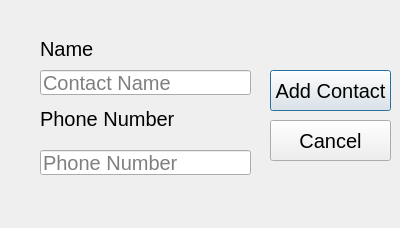
<?xml version="1.0" encoding="UTF-8"?>
<ui version="4.0">
 <class>Add_Contacts</class>
 <widget class="QDialog" name="Add_Contacts">
  <property name="geometry">
   <rect>
    <x>0</x>
    <y>0</y>
    <width>400</width>
    <height>228</height>
   </rect>
  </property>
  <property name="windowTitle">
   <string>Dialog</string>
  </property>
  <widget class="QLabel" name="label">
   <property name="geometry">
    <rect>
     <x>40</x>
     <y>40</y>
     <width>67</width>
     <height>17</height>
    </rect>
   </property>
   <property name="font">
    <font>
     <pointsize>15</pointsize>
    </font>
   </property>
   <property name="text">
    <string>Name</string>
   </property>
  </widget>
  <widget class="QLineEdit" name="Contact_Name_Line_add">
   <property name="geometry">
    <rect>
     <x>40</x>
     <y>70</y>
     <width>211</width>
     <height>25</height>
    </rect>
   </property>
   <property name="font">
    <font>
     <pointsize>15</pointsize>
    </font>
   </property>
   <property name="placeholderText">
    <string>Contact Name</string>
   </property>
  </widget>
  <widget class="QLabel" name="label_2">
   <property name="geometry">
    <rect>
     <x>40</x>
     <y>110</y>
     <width>161</width>
     <height>17</height>
    </rect>
   </property>
   <property name="font">
    <font>
     <pointsize>15</pointsize>
    </font>
   </property>
   <property name="text">
    <string>Phone Number</string>
   </property>
  </widget>
  <widget class="QLineEdit" name="Phone_Number_Line_add">
   <property name="geometry">
    <rect>
     <x>40</x>
     <y>150</y>
     <width>211</width>
     <height>25</height>
    </rect>
   </property>
   <property name="font">
    <font>
     <pointsize>15</pointsize>
    </font>
   </property>
   <property name="placeholderText">
    <string>Phone Number</string>
   </property>
  </widget>
  <widget class="QPushButton" name="Add_Contact_push_Button">
   <property name="geometry">
    <rect>
     <x>270</x>
     <y>70</y>
     <width>121</width>
     <height>41</height>
    </rect>
   </property>
   <property name="font">
    <font>
     <pointsize>15</pointsize>
    </font>
   </property>
   <property name="text">
    <string>Add Contact</string>
   </property>
  </widget>
  <widget class="QPushButton" name="Cancel_Contact_push_Button">
   <property name="geometry">
    <rect>
     <x>270</x>
     <y>120</y>
     <width>121</width>
     <height>41</height>
    </rect>
   </property>
   <property name="font">
    <font>
     <pointsize>15</pointsize>
    </font>
   </property>
   <property name="text">
    <string>Cancel</string>
   </property>
  </widget>
 </widget>
 <resources/>
 <connections/>
</ui>
